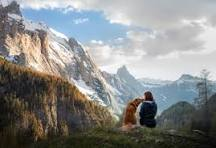
#> input picture image_lab.jpg, 216 x 148 px
$ jupyter execute --allow-errors Lab10.ipynb   (older library calls are emulated)
#> lines starting #> are read from the running program, lines starting #| are printed output that depends on the picture; after the words box and inside, x2 and y2 are one past the last pixel; in counts of white or black regions, pixels touching at a corner belong together; long printed decimals are rounded
<a href="https://colab.research.google.com/github/manish23454/Image_processing/blob/main/ippr_lab10.ipynb" target="_parent"></a>

[cell 1]
#IMmporting Required Library
import cv2
import matplotlib.pyplot as plt
import numpy as np

image = cv2.imread('image_lab.jpg',cv2.IMREAD_GRAYSCALE)
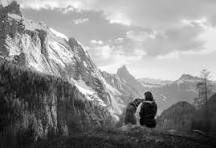
#> image: shape (148, 216); min 0, max 255, mean 136.7
fig = plt.figure(figsize=(15,4))
ax1 = fig.add_subplot(121)
ax2 = fig.add_subplot(122)

ax1.imshow(image,cmap='gray')
ax1.title.set_text('Original Image')
ax2.hist(image.ravel(),bins=256)
ax2.title.set_text('Original image distributon')
plt.show()
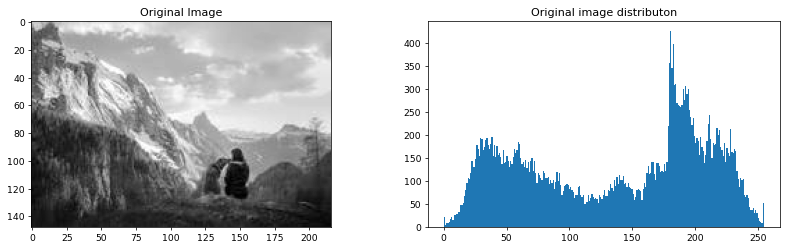
#> figure drawn by matplotlib, 2 panels; panel 2: tallest bar 426 high, from x = 180.3 to 181.3

[cell 2]
from cv2.gapi import bilateralFilter
#computing T values until difference in T is smalller that T0
T = (np.max(image)+np.min(image))/2.0 #Initial Estimate of T
#> T = 127.5
T0 = 0 # Using T0 as 0 means loop breaks when T_new == T
while True:
  print(f'Thresholding Value: {T}')
  #convert image.ravel() to a numpy to a Numpy arry efficient filtering
  flat_image = image.ravel()
  #filter pixels tnto two groups
  u1_pixels = flat_image[flat_image > T]
  u2_pixels = flat_image[flat_image <= T]

  #check for empty groups to prevent zeroDivision error
  #this scenero means the threshold has pushed all pixels to an on
  #indecation convergence or an inability to finf a bimodal splin
  if len(u1_pixels) == 0 or len(u2_pixels) == 0:
    break
  #Calculate means. np.mean handles potential overflows for uint
  m1 = np.mean(u1_pixels)
  m2 = np.mean(u2_pixels)

  T_new = (m1+m2)/2.0  #use float divisionn
  if abs(T_new - T) <= T0  : # T0 is 0, so breaks when T_new == T
    break
  else:
    T = T_new
  global_thres = image > T
#> this loop made 3 passes
#> (m1, m2, T_new, T) on passes 1 to 2: (192, 61.09, 126.5, 126.5), (191.8, 60.76, 126.3, 126.3)
#> (m1, m2, T_new) on pass 3: (191.8, 60.76, 126.3)
#| Thresholding Value: 127.5
#| Thresholding Value: 126.549
#| Thresholding Value: 126.263
#> pass 1, `global_thres = image > T`:
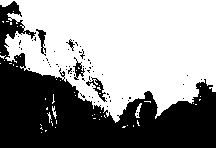
#> global_thres: shape (148, 216) bool; 58% white; 67 black regions (62 under 20 px), largest, box (x1, y1, x2, y2) and area: (0, 1, 216, 148) 12896, (86, 77, 107, 102) 141, (36, 29, 46, 56) 110, (73, 57, 85, 80) 106, (66, 39, 75, 51) 34

[cell 3]
#Taking Threshold Value as the mean in the neighbouthood area
#adaptive threshold(src , maxvalue ,  adapriveMethod , thresholdType , bl)
adaptive_thres = cv2.adaptiveThreshold(image,255,cv2.ADAPTIVE_THRESH_MEAN_C,cv2.THRESH_BINARY,11,2)
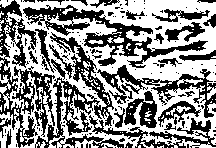
#> adaptive_thres: shape (148, 216); 55.4% white; 171 black regions (141 under 20 px), largest, box (x1, y1, x2, y2) and area: (35, 32, 124, 148) 2704, (23, 5, 208, 68) 2622, (0, 0, 38, 148) 1758
#cv2 thereshold(source, theresholdValue, maxVal , thresholdingTechnique)
ret , otsu_thres = cv2.threshold(image,0,255,cv2.THRESH_BINARY+cv2.THRESH_OTSU)
#> ret = 126

# Displaying Results of Thresholding Techniques
fig = plt.figure(figsize=(12, 4))
ax1 = fig.add_subplot(131)
ax2 = fig.add_subplot(132)
ax3 = fig.add_subplot(133)
ax1.imshow(global_thres, cmap='gray')
ax1.title.set_text(f'Global Thresholded Image for T={T}')
ax2.imshow(adaptive_thres, cmap='gray')
ax2.title.set_text(f'Adaptive Thresholded Image')
ax3.imshow(otsu_thres, cmap='gray')
ax3.title.set_text(f'Otsu Thresholded Image')

[cell 4]
sobelX = cv2.Sobel(image,cv2.CV_8U,1,0,ksize=3).astype(np.uint64)
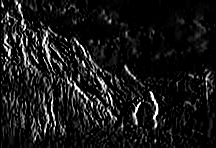
#> sobelX: shape (148, 216) uint64; min 0, max 255, mean 23.5
sobelY = cv2.Sobel(image,cv2.CV_8U,0,1,ksize=3).astype(np.uint64)
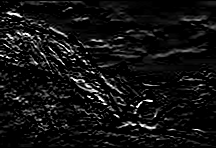
#> sobelY: shape (148, 216) uint64; min 0, max 255, mean 18
sobel = np.sqrt(np.power(sobelX,2) + np.power(sobelY ,2)).astype(np.uint64)
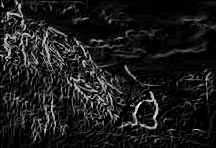
#> sobel: shape (148, 216) uint64; min 0, max 360, mean 38.3; drawn with min black and max white

fig = plt.figure(figsize=(12, 4))
ax1 = fig.add_subplot(131)
ax2 = fig.add_subplot(132)
ax3 = fig.add_subplot(133)

ax1.imshow(sobelX, cmap='gray')
ax1.title.set_text(f'Sobel Filter in X Direction')
ax2.imshow(sobelY, cmap='gray')
ax2.title.set_text(f'Sobel filter in Y Direction')
ax3.imshow(sobel, cmap='gray')
ax3.title.set_text(f'Sobel Filter Combined X ,Y')

laplacian = cv2.Laplacian(image, cv2.CV_8U)
plt.imshow(laplacian, cmap='gray')
plt.title('Laplacian Edge Detection')
plt.show()

[cell 5]
THRESHOLD1 = 100
THRESHOLD2 = 200
canny = cv2.Canny(image, THRESHOLD1, THRESHOLD2)
#> canny: shape (148, 216); 13.8% white in thin lines or dots
fig = plt.figure(figsize=(10, 4))
ax1 = fig.add_subplot(121)
ax2 = fig.add_subplot(122)
ax1.imshow(image, cmap='gray')
ax1.title.set_text('Gassian Blurred Image')
ax2.imshow(canny, cmap='gray')
ax2.title.set_text('Canny Edge Detection')

[cell 6]
image = cv2.imread('image_lab.jpg')
#> image is the input picture: shape (148, 216, 3); mean B, G, R 136.1, 137.3, 135.8
gray = cv2.cvtColor(image, cv2.COLOR_BGR2GRAY)
edges = cv2.Canny(gray, 50, 150, apertureSize=3)
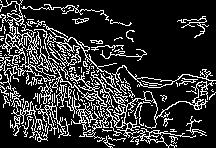
#> edges: shape (148, 216); 19.2% white in thin lines or dots
lines = cv2.HoughLines(edges, 1, np.pi/180, 200)
#> lines = None
#> (the rest of this cell did not finish here and is left out)

[cell 7]
# Using Point Detection Mask on Image
image = cv2.imread('image_lab.jpg', cv2.IMREAD_GRAYSCALE)
point_detection_mask = np.array([[-1,-1,-1],
[-1,8,-1],
[-1,-1,-1]])
filtered = cv2.filter2D(image, -1, point_detection_mask)
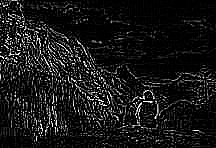
#> filtered: shape (148, 216); min 0, max 255, mean 23.6

# Thresholding
T = 0.9 * np.max(filtered) # 90% of the highest absolute pixel value of the image filtered
#> T = 229.5
thresh = filtered > T
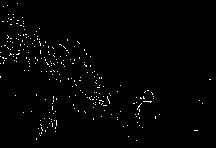
#> thresh: shape (148, 216) bool; 1.3% white in thin lines or dots


# Displaying Results
fig = plt.figure(figsize=(14, 12))
ax1 = fig.add_subplot(131)
ax2 = fig.add_subplot(132)
ax3 = fig.add_subplot(133)
ax1.imshow(image, cmap='gray')
ax1.title.set_text('Original Image')
ax2.imshow(filtered, cmap='gray')
ax2.title.set_text('After Filtering using Point Detection Mask')
ax3.imshow(thresh, cmap='gray')
ax3.title.set_text('After Thresholding Filtered Image')
